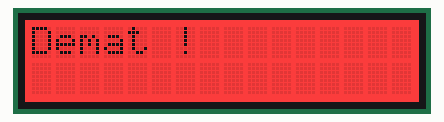
A sketch run on a simulated ESP32. Shown: 16×2 character LCD. WiFi joins after 1.5 s; servers stay silent unless stated; what the sketch prints to the serial monitor is not drawn.

Above: at 0.1 s.
At 2.1 s:
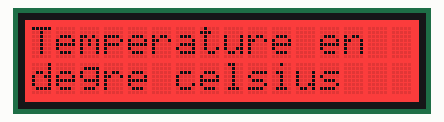
At 4.2 s:
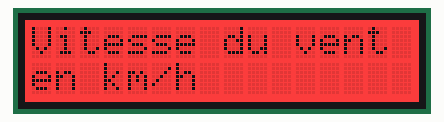
At 6.2 s:
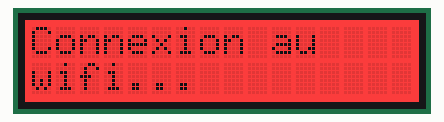

The sketch:

AmzerBox.ino
```cpp
/*  Description: Programme permettant à la FireBeetle ESP32 d'utiliser l'API OpenWeather pour récupérer des données sur la météo de Brest.
 *  Les données sont sous un format JSON elles seront ensuite décoder en C.
 *  Enfin la bibliothèque rgb_lcd.h permettra une communication entre la FireBeetle ESP32 et l'afficheur LCD.
 *  Objectif:  Afficher sur un écran LCD des informations sur la météo de Brest, France.
 *  Matériel: FireBeetle ESP32, Batterie 3.7V 400mAH, fil de câblages.
 *  Auteurs: Harrison Misy, Ange Leyrit.
 *  Date: 17/02/2022.
 *  Version: 1.0.
 */
#include "WiFi.h" // Bibliothèque pour le wifi
#include <HTTPClient.h> // Bibliothèque pour le client http
#include <ArduinoJson.h> // Bibliothèque pour le décodage, du format Json au C.
#include "rgb_lcd.h" // Bibliothèque pour la communication entre l'ESP32 et l'écran LCD.
#include "credentials.h"
rgb_lcd lcd; // Initialise une variable de type rgb_lcd pour pouvoir changer les valeurs à l'écran de l'écran LCD.

const int colorR = 255;
const int colorG = 0;
const int colorB = 0;
Credentials id;
char* URL = id.get_URL();

void information_lcd(){ // Affiche quelles sont les unités des informations.
    lcd.clear();
    lcd.setCursor(0,0);
    lcd.print("Temperature en");
    lcd.setCursor(0,1);
    lcd.print("degre celsius");
    delay(2000);
    lcd.clear();
    lcd.setCursor(0,0);
    lcd.print("Vitesse du vent");
    lcd.setCursor(0,1);
    lcd.print("en km/h");
    delay(2000);
    lcd.clear();

}

int connect_wifi() // Vérifie si l'ESP32 est bien connecter au wifi.
{
  if(WiFi.status() == WL_CONNECTED) // si le wifi est connecter retourne la valeur 1
  {
    Serial.println("Connecter au wifi 1");
    return 1;
  }
  else{ // sinon retourne la valeur 0
    Serial.println("Non connecter au wifi 0");
    return 0;
  }
}

void connexion_wifi() // Connecte l'ESP32 au wifi.
{

  const char* ssid = id.get_ssid();
  const char* password = id.get_password();
  lcd.clear();
  lcd.print("Connexion au");
  lcd.setCursor(0,1);
  lcd.print("wifi...");
  Serial.println("\n");
  WiFi.begin(ssid,password);  // Initialisation avec WiFi.begin / ssid et password
  Serial.print("Attente de connexion ...");  // Message d'attente de connexion
  while(WiFi.status() != WL_CONNECTED)  // Test connexion

{

    Serial.print(".");  // Affiche des points .... tant que connexion n'est pas OK

    delay(100);
  }


  Serial.println("\n");
  Serial.println("Connexion etablie !");  // Affiche connexion établie
  Serial.print("Adresse IP: ");
  Serial.println(WiFi.localIP());  // Affiche l'adresse IP de l'ESP32 avec WiFi.localIP


}

void setup() // Setup sera executer seulement une seule fois.
{
    Serial.begin(115200); // Initialise le débit de bit de l'ESP32 115200 bit.


    lcd.begin(16, 2); // Initialise le nombre de colonnes et de ligne de l'écran LCD (lcd.begin(colonnes, lignes))

    lcd.setRGB(colorR, colorG, colorB); // Initialise les couleurs dans l'écran LCD.

    lcd.setCursor(0, 0);
    lcd.print("Demat !");
    delay(2000);
    information_lcd();
    connect_wifi(); // Première connexion au wifi
}

void loop() // Loop sera tout le temps executer
{
   HTTPClient http; // Initialise une variable de type HTTPClient.

   if(connect_wifi() == 0) // si le wifi n'est pas connecter alors la valeur retour de connect_wifi() sera 0
   {
      connexion_wifi(); // Connexion au wifi
   }else // sinon l'ESP32 va envoyer une requete HTTP au serveur OpenWeather via l'API.
   {
      http.begin(URL); //Mettre l'url de votre API.
      int reponseAPI = http.GET(); // Initialise une variable entiere qui contiendra la valeur de la requette Http.
      if(reponseAPI > 0){ // si la variable est superieur à 0 alors la requete a bien était recu.
        Serial.println("REPONSE API OK");
        String input = http.getString(); // Initialise une variable de type string contenant la reponse de l'API OpenWeather
        Serial.println(reponseAPI);
        Serial.println(input);
        StaticJsonDocument<1024> doc; // Initialise un objet de type JsonDocument ayant une taille de 1024 octet.

        DeserializationError error = deserializeJson(doc, input); // Initialise une variable de type DeserializationError contenant le décodage de la reponse recu au format Json en C pouvant etre lue par l'ESP32.

        if (error) { // si 1 alors le décodage n'a pas pue etre effectuer.
          Serial.print("deserializeJson() failed: ");
          Serial.println(error.c_str());
          return;
        }
        // sinon le décodage a était effectuer.
        JsonObject weather_0 = doc["weather"][0]; // Initialise une variable de type JsonObject contenant la valeur à l'indice 0 de l'objet "weather" dans le document json.
        const char* weather_0_description = weather_0["description"]; // Méteo : exemple "Legère pluie".
        JsonObject main = doc["main"]; // Initialise une variable de type JsonObject contenant la valeur de l'objet "main" dans le document json.
        float main_temp = main["temp"]; // Temperature
        float wind_speed = doc["wind"]["speed"]; // Vitesse du vent
        lcd.clear();
        lcd.setCursor(0, 0); // Met le curseur sur la colonne 0 à la ligne 0
        lcd.print("T:");
        lcd.print(main_temp); // Affiche la temperature
        lcd.setCursor(0, 1); // Met le curseur sur la colonne 0 à la ligne 1
        if(doc["weather"][0]["description"] == "légère pluie"){
          lcd.print("legere pluie"); // Affiche legere pluie car on ne peux pas écrire les accents sur l'écran LCD. Exemple: "Legère pluie".
        }else{
          lcd.print(weather_0_description);// Affiche la météo.
        }

        lcd.setCursor(8, 0); // Met le curseur sur la colonne 8 à la ligne 0
        lcd.print("V:");
        lcd.print(wind_speed*1.85); // Affiche la vitesse du vent en noeuds.
        delay(60000); // Actualise les informations toutes les 1 minutes.

      }else{ // Sinon alors la requete http n'a pas pue etre envoyé au serveur.
        Serial.println("Erreur de requete HTTP");
        delay(1000);
      }
   }

}
```

credentials.h
```cpp
/*  Description: Dans ce fichier il faut rentrer le ssid, le mot de passe wifi et l'URL de votre API dans les fonctions (respectivement) get_ssid, get_password et get_URL, pour pouvoir les
 *  réutiliser dans le fichier principal.
 *  Objectif:  Sauvegarder les données critiques dans une bibliothèque.
 *  Auteurs: Harrison Misy, Ange Leyrit.
 *  Date: 18/02/2022.
 *  Version: 1.0
 */


#ifndef __CREDENTIALS_H__
#define __CREDENTIALS_H__

// Wifi parameters
class Credentials{ // Classe pour les données critiques, mot de passe, identifiant, clé de connexion, etc..
    private:
        char* ssid = "nomreseauwifi"; // nom réseau wifi.
        char* password = "motdepasse"; // Mot de passe du réseau wifi.
        char* URL = "URL_API_KEY";
    public:
        char* get_ssid(){ // Fonction permettant d'accéder à la variable privée ssid, elle peut être appeler dans le fichier source "apiopenweather.ino"
            return ssid;
        }
        char* get_password(){ // Fonction permettant d'accéder à la variable privée password, elle peut être appeler dans le fichier source "apiopenweather.ino"
            return password;
        }
        char* get_URL(){
            return URL;
        }
};


#endif
```

Measured:
- what the display in image 1 shows lasts 2.0 s, from 2.1 s to 4.1 s
